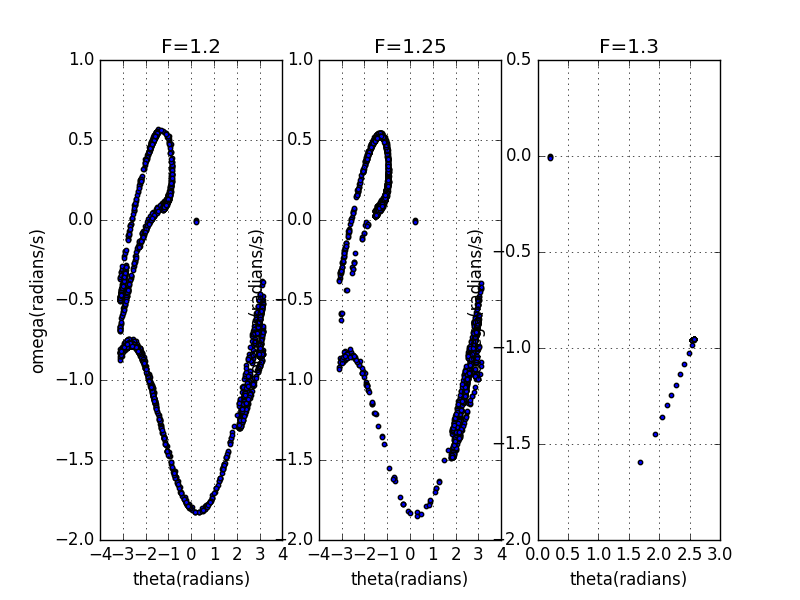

The script that drew this image:
from __future__ import division
from math import *
from pylab import *

# define a function that given amplitude of force, gives angle,avelo and t

def change_amp(F):
    
    # define some constants

    q = 0.5
    l = 9.8
    g = 9.8
    f = 2/3
    dt = pi/100
    theta0 = 0.2
    omega0 = 0
    angle = [theta0]
    avelo = [omega0]
    t = [0]
    an=[theta0]
    av=[omega0] 

    # move the pendulum

    while t[-1] < 6000*pi:

        avelo_new = avelo[-1] - ((g/l)*sin(angle[-1]) + q*avelo[-1] - F*sin(f*t[-1]))*dt
        avelo.append(avelo_new)
        angle_new = angle[-1] + avelo[-1]*dt
        while angle_new > pi:
            angle_new -= 2*pi
        while angle_new < -pi:
            angle_new += 2*pi
        angle.append(angle_new)

        if t[-1]%(3*pi) <= dt:
            an.append(angle_new)
            av.append(avelo_new)

        t_new = t[-1] + dt
        t.append(t_new)
        

    return an,av


ang1 = change_amp(1.2)[0]
ave1 = change_amp(1.2)[1]
ang2 = change_amp(1.25)[0]
ave2 = change_amp(1.25)[1]
ang3 = change_amp(1.3)[0]
ave3 = change_amp(1.3)[1]


subplot(1,3,1)
scatter(ang1,ave1,s=10)
title('F=1.2')
xlabel('theta(radians)')
ylabel('omega(radians/s)')
grid(True)

subplot(1,3,2)
scatter(ang2,ave2,s=10)
title('F=1.25')
xlabel('theta(radians)')
ylabel('omega(radians/s)')
grid(True)

subplot(1,3,3)
scatter(ang3,ave3,s=10)
title('F=1.3')
xlabel('theta(radians)')
ylabel('omega(radians/s)')
grid(True)



show()
